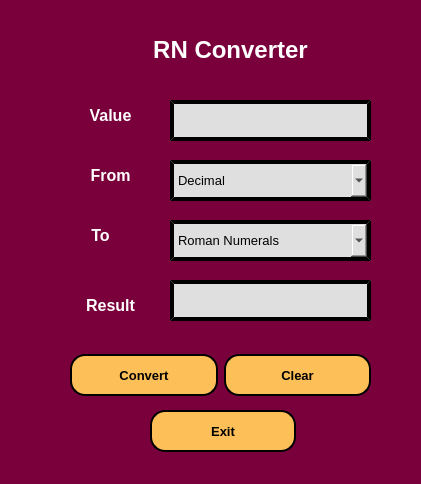
<?xml version="1.0" encoding="UTF-8"?>
<ui version="4.0">
 <class>MainWindow</class>
 <widget class="QMainWindow" name="MainWindow">
  <property name="geometry">
   <rect>
    <x>0</x>
    <y>0</y>
    <width>421</width>
    <height>484</height>
   </rect>
  </property>
  <property name="windowTitle">
   <string>Roman Numerals Converter</string>
  </property>
  <property name="styleSheet">
   <string notr="true">background-color: rgb(122, 0, 60);</string>
  </property>
  <widget class="QWidget" name="centralwidget">
   <widget class="QLabel" name="label_4">
    <property name="geometry">
     <rect>
      <x>70</x>
      <y>290</y>
      <width>81</width>
      <height>31</height>
     </rect>
    </property>
    <property name="font">
     <font>
      <pointsize>12</pointsize>
      <weight>75</weight>
      <bold>true</bold>
     </font>
    </property>
    <property name="text">
     <string>&lt;html&gt;&lt;head/&gt;&lt;body&gt;&lt;p align=&quot;center&quot;&gt;&lt;span style=&quot; color:#ffffff;&quot;&gt;Result&lt;/span&gt;&lt;/p&gt;&lt;/body&gt;&lt;/html&gt;</string>
    </property>
   </widget>
   <widget class="QLineEdit" name="line1">
    <property name="geometry">
     <rect>
      <x>170</x>
      <y>100</y>
      <width>201</width>
      <height>41</height>
     </rect>
    </property>
    <property name="font">
     <font>
      <pointsize>10</pointsize>
     </font>
    </property>
    <property name="styleSheet">
     <string notr="true">background-color: rgb(223, 223, 223);
border-style: outset;
border-width: 4px;
border-color: black;
color: black;
padding: 4px;</string>
    </property>
    <property name="maxLength">
     <number>80</number>
    </property>
   </widget>
   <widget class="QLabel" name="label_2">
    <property name="geometry">
     <rect>
      <x>70</x>
      <y>160</y>
      <width>81</width>
      <height>31</height>
     </rect>
    </property>
    <property name="font">
     <font>
      <pointsize>12</pointsize>
      <weight>75</weight>
      <bold>true</bold>
     </font>
    </property>
    <property name="text">
     <string>&lt;html&gt;&lt;head/&gt;&lt;body&gt;&lt;p align=&quot;center&quot;&gt;&lt;span style=&quot; color:#ffffff;&quot;&gt;From&lt;/span&gt;&lt;/p&gt;&lt;/body&gt;&lt;/html&gt;</string>
    </property>
   </widget>
   <widget class="QLineEdit" name="line2">
    <property name="geometry">
     <rect>
      <x>170</x>
      <y>280</y>
      <width>201</width>
      <height>41</height>
     </rect>
    </property>
    <property name="styleSheet">
     <string notr="true">background-color: rgb(223, 223, 223);
border-style: outset;
border-width: 4px;
border-color: black;
color: black;
padding: 4px;</string>
    </property>
    <property name="readOnly">
     <bool>true</bool>
    </property>
   </widget>
   <widget class="QComboBox" name="comboBox1">
    <property name="geometry">
     <rect>
      <x>170</x>
      <y>160</y>
      <width>201</width>
      <height>41</height>
     </rect>
    </property>
    <property name="font">
     <font>
      <pointsize>10</pointsize>
     </font>
    </property>
    <property name="styleSheet">
     <string notr="true">background-color: rgb(223, 223, 223);
border-style: outset;
border-width: 4px;
border-color: black;
color: black;
padding: 4px;</string>
    </property>
    <property name="currentText">
     <string>Decimal</string>
    </property>
    <property name="currentIndex">
     <number>0</number>
    </property>
    <item>
     <property name="text">
      <string>Decimal</string>
     </property>
    </item>
    <item>
     <property name="text">
      <string>Roman Numerals</string>
     </property>
    </item>
   </widget>
   <widget class="QLabel" name="label">
    <property name="geometry">
     <rect>
      <x>70</x>
      <y>100</y>
      <width>81</width>
      <height>31</height>
     </rect>
    </property>
    <property name="font">
     <font>
      <pointsize>12</pointsize>
      <weight>75</weight>
      <bold>true</bold>
     </font>
    </property>
    <property name="text">
     <string>&lt;html&gt;&lt;head/&gt;&lt;body&gt;&lt;p align=&quot;center&quot;&gt;&lt;span style=&quot; color:#ffffff;&quot;&gt;Value&lt;/span&gt;&lt;/p&gt;&lt;/body&gt;&lt;/html&gt;</string>
    </property>
   </widget>
   <widget class="QLabel" name="label_3">
    <property name="geometry">
     <rect>
      <x>70</x>
      <y>220</y>
      <width>61</width>
      <height>31</height>
     </rect>
    </property>
    <property name="font">
     <font>
      <pointsize>12</pointsize>
      <weight>75</weight>
      <bold>true</bold>
     </font>
    </property>
    <property name="text">
     <string>&lt;html&gt;&lt;head/&gt;&lt;body&gt;&lt;p align=&quot;center&quot;&gt;&lt;span style=&quot; color:#ffffff;&quot;&gt;To&lt;/span&gt;&lt;/p&gt;&lt;/body&gt;&lt;/html&gt;</string>
    </property>
   </widget>
   <widget class="QComboBox" name="comboBox2">
    <property name="geometry">
     <rect>
      <x>170</x>
      <y>220</y>
      <width>201</width>
      <height>41</height>
     </rect>
    </property>
    <property name="font">
     <font>
      <pointsize>10</pointsize>
     </font>
    </property>
    <property name="styleSheet">
     <string notr="true">background-color: rgb(223, 223, 223);
border-style: outset;
border-width: 4px;
border-color: black;
color: black;
padding: 4px;</string>
    </property>
    <property name="currentIndex">
     <number>0</number>
    </property>
    <item>
     <property name="text">
      <string>Roman Numerals</string>
     </property>
    </item>
    <item>
     <property name="text">
      <string>Decimal</string>
     </property>
    </item>
   </widget>
   <widget class="QWidget" name="layoutWidget">
    <property name="geometry">
     <rect>
      <x>70</x>
      <y>340</y>
      <width>301</width>
      <height>71</height>
     </rect>
    </property>
    <layout class="QHBoxLayout" name="horizontalLayout">
     <item>
      <widget class="QPushButton" name="cvt_btn">
       <property name="font">
        <font>
         <pointsize>10</pointsize>
         <weight>75</weight>
         <bold>true</bold>
        </font>
       </property>
       <property name="cursor">
        <cursorShape>PointingHandCursor</cursorShape>
       </property>
       <property name="styleSheet">
        <string notr="true">background-color: rgb(253, 191, 87);
height: 30px;
border-style: outset;
border-width: 2px;
border-radius: 15px;
border-color: black;
padding: 4px;</string>
       </property>
       <property name="text">
        <string>Convert</string>
       </property>
       <property name="shortcut">
        <string>Return, Enter</string>
       </property>
      </widget>
     </item>
     <item>
      <widget class="QPushButton" name="clear_btn">
       <property name="font">
        <font>
         <pointsize>10</pointsize>
         <weight>75</weight>
         <bold>true</bold>
        </font>
       </property>
       <property name="cursor">
        <cursorShape>PointingHandCursor</cursorShape>
       </property>
       <property name="styleSheet">
        <string notr="true">background-color: rgb(253, 191, 87);
height: 30px;
border-style: outset;
border-width: 2px;
border-radius: 15px;
border-color: black;
padding: 4px;</string>
       </property>
       <property name="text">
        <string>Clear</string>
       </property>
       <property name="shortcut">
        <string>Esc</string>
       </property>
      </widget>
     </item>
    </layout>
   </widget>
   <widget class="QLabel" name="label_6">
    <property name="geometry">
     <rect>
      <x>90</x>
      <y>20</y>
      <width>281</width>
      <height>61</height>
     </rect>
    </property>
    <property name="font">
     <font>
      <pointsize>18</pointsize>
      <weight>75</weight>
      <bold>true</bold>
     </font>
    </property>
    <property name="text">
     <string>&lt;html&gt;&lt;head/&gt;&lt;body&gt;&lt;p align=&quot;center&quot;&gt;&lt;span style=&quot; color:#ffffff;&quot;&gt;RN Converter&lt;/span&gt;&lt;/p&gt;&lt;/body&gt;&lt;/html&gt;</string>
    </property>
   </widget>
   <widget class="QPushButton" name="exit_btn">
    <property name="geometry">
     <rect>
      <x>150</x>
      <y>410</y>
      <width>146</width>
      <height>42</height>
     </rect>
    </property>
    <property name="font">
     <font>
      <pointsize>10</pointsize>
      <weight>75</weight>
      <bold>true</bold>
     </font>
    </property>
    <property name="cursor">
     <cursorShape>PointingHandCursor</cursorShape>
    </property>
    <property name="styleSheet">
     <string notr="true">background-color: rgb(253, 191, 87);
height: 30px;
border-style: outset;
border-width: 2px;
border-radius: 15px;
border-color: black;
padding: 4px;</string>
    </property>
    <property name="text">
     <string>Exit</string>
    </property>
    <property name="shortcut">
     <string>Esc</string>
    </property>
   </widget>
  </widget>
  <widget class="QStatusBar" name="statusbar"/>
 </widget>
 <resources/>
 <connections/>
</ui>
